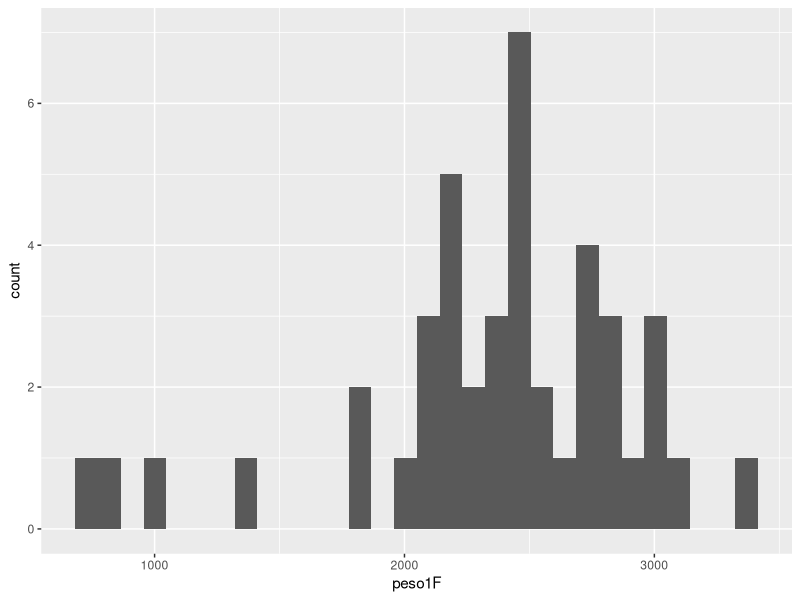

R code for this plot:
## ---- chunk 1
knitr::opts_chunk$set(echo = TRUE,"encoding=UTF8")
## ---- chunk 2
library(readxl)
library(ggplot2)
library(car)
datwins19 <- read_excel("./Datos-20221102/datwins19.xlsx")
## ---- chunk 3
#Estamos interesados en peso1 sólo en el caso de las niñas, por tanto para elegir el subconjunto del banco de datos la variable de interés en el caso de las niñas, hacemos:
dim(datwins19)
peso1F<-subset(datwins19$peso1, datwins19$sexo=="girl")
length(peso1F)
summary(peso1F)
## ---- chunk 4
#Como el tamaño de la muestra es mayor que 30, podemos construir un intervalo de confianza para saber entre qué límites está la media poblacional de la variable peso1 en las niñas con una confianza del 95% (por ejemplo).
t.test(peso1F,alernative="two.sided")
## ---- chunk 5
#Realizamos el test de Shapiro Wilk para saber si la variable peso1 en niñas sigue una distribución normal de media mu y dt sigma 
shapiro.test(peso1F)
ggplot(as.data.frame(peso1F), aes(x=peso1F))+geom_histogram()
## ---- chunk 6
#Como es en niñas prematuras, hay que calcular el subconjunto de niñas y prematuras
peso1FP<-subset(datwins19$peso1, datwins19$sexo=="girl" & datwins19$prematuro=="Si")
length(peso1FP)
summary(peso1FP)
#como el tamaño de la muestra es menor que $30$ no podemos suponer normalidad y aplicar el TCL y tendremos que comprobar si la variable $X\sim N(\mu,\sigma$, que mide el peso en las niñas prematuras (definir el contraste de hipótesis)
shapiro.test(peso1FP)
#como el p_valor es mayor que 0.05 no rechazamos $H_0$ y por tanto $X\sim N(\mu,\sigma$
t.test(peso1FP, alternative = "less", mu=2000, conf.level = 0.95)
## ---- chunk 7
library(tidyr)
# Como tenemos 66 muestras, supondremos la normalidad de los datos y pasaremos a
# aplicar el t.test. Primero corrobaremos que las muestras están emperejadas con
# el test Chi-cuadrado

chisq.test(datwins19$peso1, datwins19$peso2)

# Al obtener un p-valor inferior a 0.05, rechazamos la hipótesis nula del test de
# que las muestras sean independientes

# Comprobaremos con el test de Levene si podemos asumir la igualdad de varianzas
juntos<-gather(datwins19, key="Tipo",value="Peso", peso1, peso2)
juntos$Tipo<-as.factor(juntos$Tipo)
leveneTest(juntos$Peso, group=juntos$Tipo)

# Como el p-valor obtenido es alto, no rechazamos la hipótesis nula es
# decir, asumimos la igualdad de las varianzas.

t.test(datwins19$peso1, datwins19$peso2, paired=TRUE, var.equal=TRUE, alternative="greater")
## ---- chunk 8
library(dplyr)
# Eliminamos las observaciones que no contienen información sobre el sexo
juntos$sexo<-as.factor(juntos$sexo)
masc<-juntos%>%drop_na(sexo)%>%filter(Tipo=="peso1" & sexo=="boy")
fem<-juntos%>%drop_na(sexo)%>%filter(Tipo=="peso1" & sexo=="girl")

# Supondremos que las muestras ahora son independientes, ya que se 
# trata de bebés diferentes nacidos en partos distintos gestados por 
# madres diferentes.

juntos_sexo<-juntos%>%filter(Tipo=="peso1")%>%select(Peso, sexo)
leveneTest(juntos_sexo$Peso, group=juntos_sexo$sexo)

# Como el p-valor obtenido es alto, no rechazamos la hipótesis nula es
# decir, asumimos la igualdad de las varianzas.

t.test(masc$Peso, fem$Peso, paired=FALSE, var.equal=TRUE, alternative="two.sided")
## ---- chunk 9
#Si queremos poner las etiquetas a la variable sges, hay que convertir la variable original a un factor y luego proceder a etiquetarla. Como regla general, se recomienda no alterar la variable original y más bien grabar las transformaciones en una nueva variable. Las etiquetas deben ir en el orden indicado por el código correspondiente de la variable.
datwins19$CatSGES[datwins19$sges<=33] <-1
datwins19$CatSGES[datwins19$sges>33 & datwins19$sges<=37] <-2
datwins19$CatSGES[datwins19$sges>37] <- 3
datwins19$CatSGES<-factor(datwins19$CatSGES, labels = c("muy prematuro", "prematuro", "no prematuro"))
table(datwins19$CatSGES)
## ---- chunk 10
#Normalidad: 
tapply(datwins19$peso1,datwins19$CatSGES,shapiro.test)
#igualdad varianzas
#install.packages("car")
library("car")
leveneTest(datwins19$peso1,datwins19$CatSGES)

test<-aov(peso1~CatSGES, data=datwins19)
summary(test)
